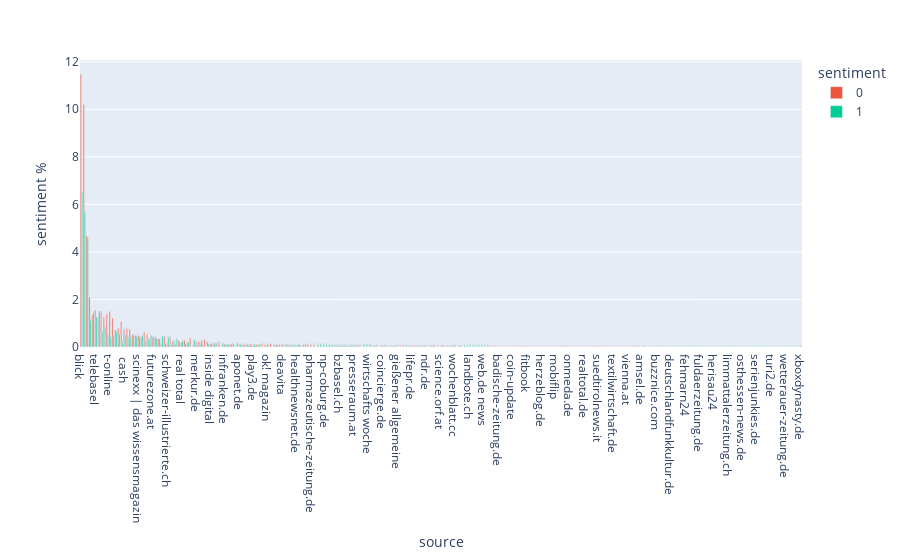

The notebook cell this image was saved under:
### Code cell
figNews = px.bar(grouped,
                 x="source",
                 y="sentiment %",
                 text = "sentiment %",
                 barmode="group",
                 color="sentiment",
                 color_discrete_map={
                    '0': '#ef553b',
                    '1': '#00cc96'
                    },
                 #facet_col='source', facet_col_wrap=4
                 #facet_row="targetTitle", 
                 #facet_col="category",
                  )
figNews.update_layout(xaxis={'categoryorder':'total descending'})
figNews.show()

### Figure 1 — Plotly figure (JSON) as saved in the notebook; plotly's stock layout.template omitted (floating-point values rounded to 4 significant figures; data arrays with more than 128 entries replaced by an {"elided": "..."} marker saying what was removed)
{"data": [{"alignmentgroup": "True", "hovertemplate": "sentiment=0<br>source=%{x}<br>sentiment %=%{text}<extra></extra>", "legendgroup": "0", "marker": {"color": "#ef553b"}, "name": "0", "offsetgroup": "0", "orientation": "v", "showlegend": true, "text": {"elided": "177 float values"}, "textposition": "auto", "type": "bar", "x": {"elided": "177 str values"}, "xaxis": "x", "y": {"elided": "177 float values"}, "yaxis": "y"}, {"alignmentgroup": "True", "hovertemplate": "sentiment=1<br>source=%{x}<br>sentiment %=%{text}<extra></extra>", "legendgroup": "1", "marker": {"color": "#00cc96"}, "name": "1", "offsetgroup": "1", "orientation": "v", "showlegend": true, "text": {"elided": "179 float values"}, "textposition": "auto", "type": "bar", "x": {"elided": "179 str values"}, "xaxis": "x", "y": {"elided": "179 float values"}, "yaxis": "y"}], "layout": {"autosize": true, "barmode": "group", "legend": {"title": {"text": "sentiment"}, "tracegroupgap": 0}, "margin": {"t": 60}, "xaxis": {"anchor": "y", "autorange": true, "categoryorder": "total descending", "domain": [0, 1], "range": [-0.5, 250.5], "title": {"text": "source"}, "type": "category"}, "yaxis": {"anchor": "x", "autorange": true, "domain": [0, 1], "range": [0, 12.07], "title": {"text": "sentiment %"}, "type": "linear"}}}
